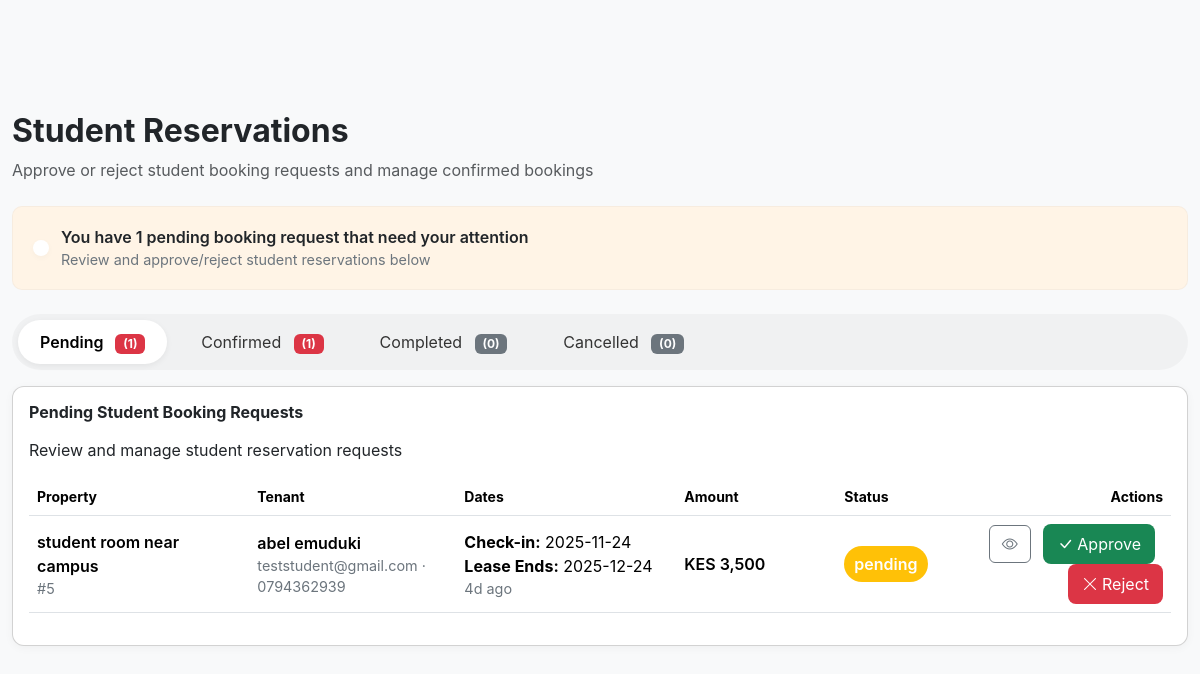
/dashboards/sections/manage_reservations.php (signed in), run on the app's committed database.
### tables this page shows
CREATE TABLE `reservations` (
  `id` int(11) NOT NULL AUTO_INCREMENT,
  `student_id` int(11) NOT NULL,
  `property_id` int(11) NOT NULL,
  `landlord_id` int(11) NOT NULL,
  `check_in_date` date NOT NULL,
  `lease_length` int(11) NOT NULL,
  `amount` decimal(10,2) NOT NULL,
  `status` enum('pending','confirmed','cancelled','completed') DEFAULT 'pending',
  `created_at` timestamp NOT NULL DEFAULT current_timestamp(),
  `updated_at` timestamp NOT NULL DEFAULT current_timestamp() ON UPDATE current_timestamp(),
  PRIMARY KEY (`id`),
  KEY `fk_reservation_tenant` (`student_id`),
  KEY `fk_reservation_landlord` (`landlord_id`),
  KEY `fk_reservation_property` (`property_id`),
  CONSTRAINT `fk_reservation_landlord` FOREIGN KEY (`landlord_id`) REFERENCES `landlords` (`id`) ON DELETE CASCADE,
  CONSTRAINT `fk_reservation_property` FOREIGN KEY (`property_id`) REFERENCES `properties` (`id`) ON DELETE CASCADE,
  CONSTRAINT `fk_reservation_tenant` FOREIGN KEY (`student_id`) REFERENCES `users` (`user_id`) ON DELETE CASCADE
);

CREATE TABLE `properties` (
  `id` int(11) NOT NULL AUTO_INCREMENT,
  `landlord_id` int(11) NOT NULL,
  `title` varchar(255) NOT NULL,
  `address` varchar(255) NOT NULL,
  `city` varchar(100) NOT NULL,
  `rent` decimal(10,2) NOT NULL,
  `type` varchar(50) NOT NULL,
  `bedrooms` int(11) NOT NULL,
  `area` int(11) DEFAULT NULL,
  `status` enum('Available','Reserved','Unavailable') DEFAULT 'Available',
  `description` text DEFAULT NULL,
  `amenities` text DEFAULT NULL,
  `created_at` timestamp NOT NULL DEFAULT current_timestamp(),
  PRIMARY KEY (`id`),
  KEY `fk_property_landlord` (`landlord_id`),
  CONSTRAINT `fk_property_landlord` FOREIGN KEY (`landlord_id`) REFERENCES `landlords` (`id`) ON DELETE CASCADE,
  CONSTRAINT `properties_ibfk_1` FOREIGN KEY (`landlord_id`) REFERENCES `users` (`user_id`) ON DELETE CASCADE
);

CREATE TABLE `students` (
  `id` int(11) NOT NULL AUTO_INCREMENT,
  `user_id` int(11) NOT NULL,
  `full_name` varchar(150) DEFAULT NULL,
  `student_identifier` varchar(100) DEFAULT NULL,
  `email` varchar(150) DEFAULT NULL,
  `phone` varchar(50) DEFAULT NULL,
  `bio` text DEFAULT NULL,
  `university` varchar(150) DEFAULT NULL,
  `course` varchar(150) DEFAULT NULL,
  `year_of_study` varchar(50) DEFAULT NULL,
  `current_address` varchar(255) DEFAULT NULL,
  `emergency_name` varchar(150) DEFAULT NULL,
  `emergency_phone` varchar(50) DEFAULT NULL,
  `avatar` varchar(255) DEFAULT NULL,
  `created_at` timestamp NOT NULL DEFAULT current_timestamp(),
  `updated_at` timestamp NOT NULL DEFAULT current_timestamp() ON UPDATE current_timestamp(),
  PRIMARY KEY (`id`),
  KEY `fk_students_user` (`user_id`),
  CONSTRAINT `fk_students_user` FOREIGN KEY (`user_id`) REFERENCES `users` (`user_id`) ON DELETE CASCADE
);

CREATE TABLE `users` (
  `user_id` int(11) NOT NULL AUTO_INCREMENT,
  `username` varchar(100) NOT NULL,
  `email` varchar(100) NOT NULL,
  `password` varchar(255) NOT NULL,
  `role` enum('student','landlord','admin') NOT NULL,
  `created_at` timestamp NOT NULL DEFAULT current_timestamp(),
  PRIMARY KEY (`user_id`),
  UNIQUE KEY `email` (`email`),
  UNIQUE KEY `email_2` (`email`)
);

### dashboards/sections/reservation_table.php (the view, shortened to what this page needs)
<div class="card card-table mb-4">
    <div class="card-body">
        <h6 class="fw-bold mb-3"><?= ucfirst($status) ?> Student Booking Requests</h6>
        <p>Review and manage student reservation requests</p>
        <div class="table-responsive">
            <table class="table align-middle" style="min-width:900px;">
                <thead>
                    <tr class="text-muted small">
                        <th>Property</th>
                        <th>Tenant</th>
                        <th style="min-width:220px;">Dates</th>
                        <th style="min-width:160px;">Amount</th>
                        <th>Status</th>
                        <th class="text-end">Actions</th>
                    </tr>
                </thead>
                <tbody>
                    <?php if (!empty($reservations)): ?>
                        <?php foreach ($reservations as $r):
                            $prop = htmlspecialchars($r['property_title']);
                            $tenant = htmlspecialchars($r['student_name']);
                            $email  = htmlspecialchars($r['student_email']);
                            $phone  = htmlspecialchars($r['student_phone']);
                            $startDate = $r['check_in_date'];
                            $lease     = intval($r['lease_length']);
                            $amount = (isset($r['amount']) && floatval($r['amount']) > 0)
                                ? $r['amount']
                                : ($r['property_rent'] ?? 0);
                            $stat = htmlspecialchars($r['status'] ?? 'pending');
                            $statusColor = 'secondary';
                            if ($stat === 'pending')  $statusColor = 'warning';
                            $createdAgo = time_ago($r['created_at'] ?? null);
                        ?>
                        <tr>
                            <td style="min-width: 220px;">
                                <div class="fw-semibold"><?= $prop ?></div>
                                <div class="small-muted">#<?= intval($r['id']) ?></div>
                            </td>
                            <td style="min-width: 200px;">
                                <div class="fw-semibold"><?= $tenant ?></div>
                                <div class="small-muted"><?= $email ?> <?= $phone ? " · $phone" : "" ?></div>
                            </td>
                            <td style="min-width:220px;">
                                <?php
                                    $endDate = (!empty($startDate) && $lease > 0)
                                        ? date('Y-m-d', strtotime("+$lease months", strtotime($startDate)))
                                        : "Not specified";
                                ?>
                                <div style="white-space:nowrap;"><strong>Check-in:</strong>&nbsp;<?= $startDate ?></div>
                                <div style="white-space:nowrap;"><strong>Lease Ends:</strong>&nbsp;<?= $endDate ?></div>
                                <div class="small-muted"><?= $createdAgo ?></div>
                            </td>
                            <td style="min-width:160px; white-space:nowrap;">
                                <div class="fw-semibold">KES&nbsp;<?= number_format((float)$amount, 0) ?></div>
                            </td>
                            <td>
                                <div class="status-pill bg-<?= $statusColor ?> text-white"><?= $stat ?></div>
                            </td>
                            <td class="text-end" style="min-width: 230px;">
                                <a href="#" class="btn btn-outline-secondary me-2" title="View">
                                    <i class="bi bi-eye"></i>
                                </a>
                                <form class="action-form" method="POST" style="display:inline">
                                    <button type="submit" class="btn btn-approve me-2">
                                        <i class="bi bi-check-lg me-1"></i>Approve
                                    </button>
                                </form>
                                <form class="action-form" method="POST" style="display:inline">
                                    <button type="submit" class="btn btn-reject">
                                        <i class="bi bi-x-lg me-1"></i>Reject
                                    </button>
                                </form>
                            </td>
                        </tr>
                        <?php endforeach; ?>
                    <?php else: ?>
                        <tr>
                            <td colspan="6" class="text-center text-muted">No reservations found.</td>
                        </tr>
                    <?php endif; ?>
                </tbody>
            </table>
        </div>
    </div>
</div>

### dashboards/sections/manage_reservations.php (style rules this page uses)
body { min-height: 100vh; display: flex; flex-direction: column; background-color: #f5f5f5; padding-top: 56px; font-family: 'Inter', 'Segoe UI', sans-serif; }
.card-table { border-radius:12px; box-shadow: 0 2px 10px rgba(0,0,0,0.04); }
.status-pill { padding:6px 10px; border-radius:999px; font-weight:600; text-transform:lowercase; }
.btn-approve { background: #198754; color: #fff; border: none; border-radius:8px; padding:8px 14px; }
.btn-reject { background: #dc3545; color: #fff; border: none; border-radius:8px; padding:8px 14px; }
.small-muted { color:#6c757d; font-size:0.9rem; }

### data on the page
reservations: property.title "student room near campus", id "5", students.full_name "abel emuduki", student.email "teststudent@gmail.com", students.phone "0794362939", check_in_date "2025-11-24", endDate "2025-12-24", created_at "4d ago", amount.rent "3,500", status "pending"

### other printed values
$pendingCount "1"
$label "Pending"
$count "1"
$label "Confirmed"
$label "Completed"
$count "0"
$label "Cancelled"
$status "Pending"
